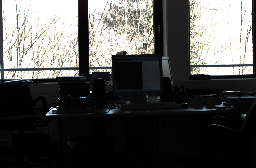
%> input picture examples/hls-optimize/globaltonemapping/input/ltm_input_s.png, 256 x 168 px
$ octave --eval "result = rgbEdgeDetector(imread('../../../../examples/hls-optimize/globaltonemapping/input/ltm_input_s.png'));"   (GNU Octave 9; MATLAB toolbox functions it lacks are replaced by stand-ins)
%> lines starting %> are read from the running program, lines starting %| are printed output that depends on the picture
%Copyright (C) 2026, Advanced Micro Devices, Inc. All rights reserved.
%SPDX-License-Identifier: MIT
function [gx, gy, gradMag] = rgbEdgeDetector(img, threshold)
% RGBEDGEDETECTOR - Sobel gradient computation for RGB images
%
% Inputs:
%   img       - RGB image (uint8, uint16, or double)
%   threshold - [UNUSED] Kept for backward compatibility
%
% Outputs:
%   gx        - Sobel X gradient (double)
%   gy        - Sobel Y gradient (double)
%   gradMag   - Gradient magnitude sqrt(gx^2 + gy^2) (double)
%
% Example:
%   img = imread('peppers.png');
%   [gx, gy, mag] = rgbEdgeDetector(img);
%   edges = mag > threshold;

if nargin < 2 || isempty(threshold), threshold = []; end

% Convert to double [0,1]
if ~isa(img, 'double')
    img = im2double(img);
end

% RGB to grayscale (ITU-R BT.601)
if size(img,3) == 3
    gray = 0.299*img(:,:,1) + 0.587*img(:,:,2) + 0.114*img(:,:,3);
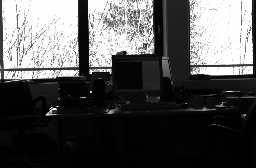
%> gray: size 168x256 double; min 0.00319, max 1, mean 0.331
else
    gray = img;
end

% Sobel gradients
sobelX = [-1 0 1; -2 0 2; -1 0 1];
sobelY = [-1 -2 -1; 0 0 0; 1 2 1];
gx = imfilter(gray, sobelX, 'replicate', 'conv');
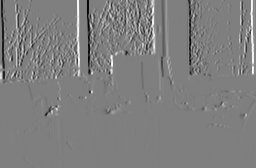
%> gx: size 168x256 double; min -3.88, max 3.88, mean 0.00375; drawn with min black and max white
gy = imfilter(gray, sobelY, 'replicate', 'conv');
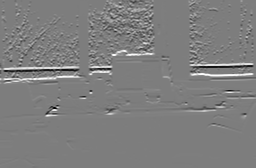
%> gy: size 168x256 double; min -3.77, max 3.89, mean 0.0368; drawn with min black and max white

% Magnitude (L2 norm)
gradMag = sqrt(gx.^2 + gy.^2);
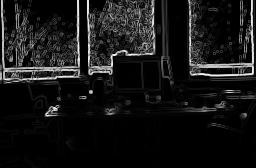
%> gradMag: size 168x256 double; min 1.11e-16, max 4.05, mean 0.354; drawn with min black and max white

end
